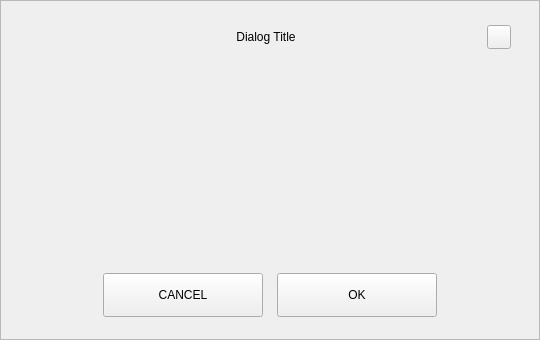
<?xml version="1.0" encoding="UTF-8"?>
<ui version="4.0">
 <class>DefaultDialog</class>
 <widget class="QWidget" name="DefaultDialog">
  <property name="geometry">
   <rect>
    <x>0</x>
    <y>0</y>
    <width>540</width>
    <height>340</height>
   </rect>
  </property>
  <property name="windowTitle">
   <string>Form</string>
  </property>
  <layout class="QVBoxLayout" name="verticalLayout_3">
   <property name="spacing">
    <number>0</number>
   </property>
   <property name="leftMargin">
    <number>0</number>
   </property>
   <property name="topMargin">
    <number>0</number>
   </property>
   <property name="rightMargin">
    <number>0</number>
   </property>
   <property name="bottomMargin">
    <number>0</number>
   </property>
   <item>
    <widget class="QFrame" name="frame">
     <property name="styleSheet">
      <string notr="true"/>
     </property>
     <property name="frameShape">
      <enum>QFrame::StyledPanel</enum>
     </property>
     <property name="frameShadow">
      <enum>QFrame::Raised</enum>
     </property>
     <layout class="QVBoxLayout" name="verticalLayout_2">
      <property name="spacing">
       <number>10</number>
      </property>
      <property name="leftMargin">
       <number>28</number>
      </property>
      <property name="topMargin">
       <number>20</number>
      </property>
      <property name="rightMargin">
       <number>28</number>
      </property>
      <property name="bottomMargin">
       <number>22</number>
      </property>
      <item>
       <layout class="QHBoxLayout" name="horizontalLayout_3">
        <property name="spacing">
         <number>8</number>
        </property>
        <item>
         <spacer name="horizontalSpacer_21">
          <property name="orientation">
           <enum>Qt::Horizontal</enum>
          </property>
          <property name="sizeType">
           <enum>QSizePolicy::Fixed</enum>
          </property>
          <property name="sizeHint" stdset="0">
           <size>
            <width>24</width>
            <height>20</height>
           </size>
          </property>
         </spacer>
        </item>
        <item>
         <widget class="QLabel" name="labelTitle">
          <property name="sizePolicy">
           <sizepolicy hsizetype="Expanding" vsizetype="Minimum">
            <horstretch>1</horstretch>
            <verstretch>0</verstretch>
           </sizepolicy>
          </property>
          <property name="minimumSize">
           <size>
            <width>0</width>
            <height>32</height>
           </size>
          </property>
          <property name="maximumSize">
           <size>
            <width>16777215</width>
            <height>72</height>
           </size>
          </property>
          <property name="text">
           <string notr="true">Dialog Title</string>
          </property>
          <property name="alignment">
           <set>Qt::AlignCenter</set>
          </property>
          <property name="wordWrap">
           <bool>true</bool>
          </property>
         </widget>
        </item>
        <item>
         <widget class="QPushButton" name="btnEsc">
          <property name="minimumSize">
           <size>
            <width>24</width>
            <height>24</height>
           </size>
          </property>
          <property name="maximumSize">
           <size>
            <width>24</width>
            <height>24</height>
           </size>
          </property>
          <property name="cursor">
           <cursorShape>PointingHandCursor</cursorShape>
          </property>
          <property name="focusPolicy">
           <enum>Qt::NoFocus</enum>
          </property>
          <property name="text">
           <string/>
          </property>
         </widget>
        </item>
       </layout>
      </item>
      <item>
       <widget class="QFrame" name="frameHeaderDivider">
        <property name="minimumSize">
         <size>
          <width>0</width>
          <height>1</height>
         </size>
        </property>
        <property name="maximumSize">
         <size>
          <width>16777215</width>
          <height>1</height>
         </size>
        </property>
        <property name="frameShape">
         <enum>QFrame::NoFrame</enum>
        </property>
       </widget>
      </item>
      <item>
       <widget class="QScrollArea" name="scrollAreaMessage">
        <property name="frameShape">
         <enum>QFrame::NoFrame</enum>
        </property>
        <property name="horizontalScrollBarPolicy">
         <enum>Qt::ScrollBarAlwaysOff</enum>
        </property>
        <property name="widgetResizable">
         <bool>true</bool>
        </property>
        <widget class="QWidget" name="scrollAreaMessageContents">
         <property name="geometry">
          <rect>
           <x>0</x>
           <y>0</y>
           <width>480</width>
           <height>180</height>
          </rect>
         </property>
         <layout class="QVBoxLayout" name="verticalLayoutMessage">
          <property name="spacing">
           <number>0</number>
          </property>
          <property name="leftMargin">
           <number>2</number>
          </property>
          <property name="topMargin">
           <number>6</number>
          </property>
          <property name="rightMargin">
           <number>6</number>
          </property>
          <property name="bottomMargin">
           <number>6</number>
          </property>
          <item>
           <widget class="QLabel" name="labelMessage">
            <property name="sizePolicy">
             <sizepolicy hsizetype="Preferred" vsizetype="MinimumExpanding">
              <horstretch>0</horstretch>
              <verstretch>0</verstretch>
             </sizepolicy>
            </property>
            <property name="text">
             <string notr="true"/>
            </property>
            <property name="alignment">
             <set>Qt::AlignCenter</set>
            </property>
            <property name="wordWrap">
             <bool>true</bool>
            </property>
           </widget>
          </item>
         </layout>
        </widget>
       </widget>
      </item>
      <item>
       <layout class="QHBoxLayout" name="horizontalLayout">
        <property name="spacing">
         <number>14</number>
        </property>
        <property name="topMargin">
         <number>6</number>
        </property>
        <item>
         <spacer name="horizontalSpacer11">
          <property name="orientation">
           <enum>Qt::Horizontal</enum>
          </property>
          <property name="sizeHint" stdset="0">
           <size>
            <width>20</width>
            <height>20</height>
           </size>
          </property>
         </spacer>
        </item>
        <item>
         <widget class="QPushButton" name="btnCancel">
          <property name="minimumSize">
           <size>
            <width>160</width>
            <height>44</height>
           </size>
          </property>
          <property name="maximumSize">
           <size>
            <width>240</width>
            <height>46</height>
           </size>
          </property>
          <property name="cursor">
           <cursorShape>PointingHandCursor</cursorShape>
          </property>
          <property name="focusPolicy">
           <enum>Qt::NoFocus</enum>
          </property>
          <property name="text">
           <string>CANCEL</string>
          </property>
         </widget>
        </item>
        <item>
         <widget class="QPushButton" name="btnSave">
          <property name="minimumSize">
           <size>
            <width>160</width>
            <height>44</height>
           </size>
          </property>
          <property name="maximumSize">
           <size>
            <width>240</width>
            <height>46</height>
           </size>
          </property>
          <property name="cursor">
           <cursorShape>PointingHandCursor</cursorShape>
          </property>
          <property name="focusPolicy">
           <enum>Qt::NoFocus</enum>
          </property>
          <property name="text">
           <string>OK</string>
          </property>
         </widget>
        </item>
        <item>
         <spacer name="horizontalSpacer_2">
          <property name="orientation">
           <enum>Qt::Horizontal</enum>
          </property>
          <property name="sizeHint" stdset="0">
           <size>
            <width>20</width>
            <height>20</height>
           </size>
          </property>
         </spacer>
        </item>
       </layout>
      </item>
     </layout>
    </widget>
   </item>
  </layout>
 </widget>
 <resources/>
 <connections/>
</ui>
